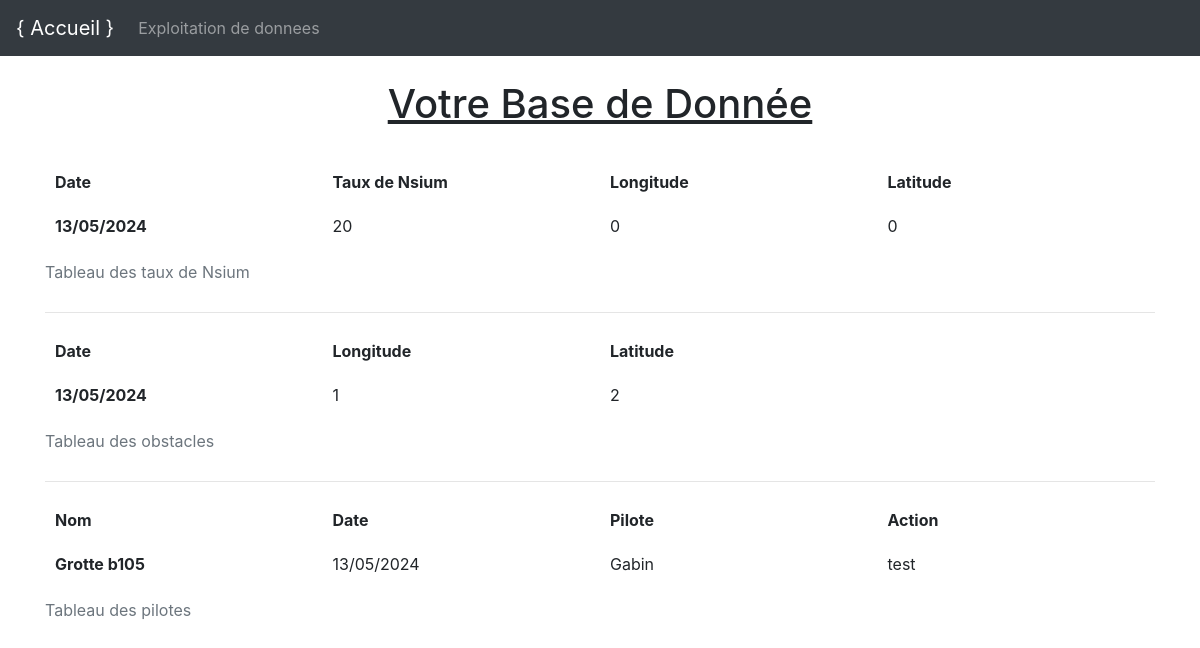
Before: /exploitation_de_donnees with the older database file.
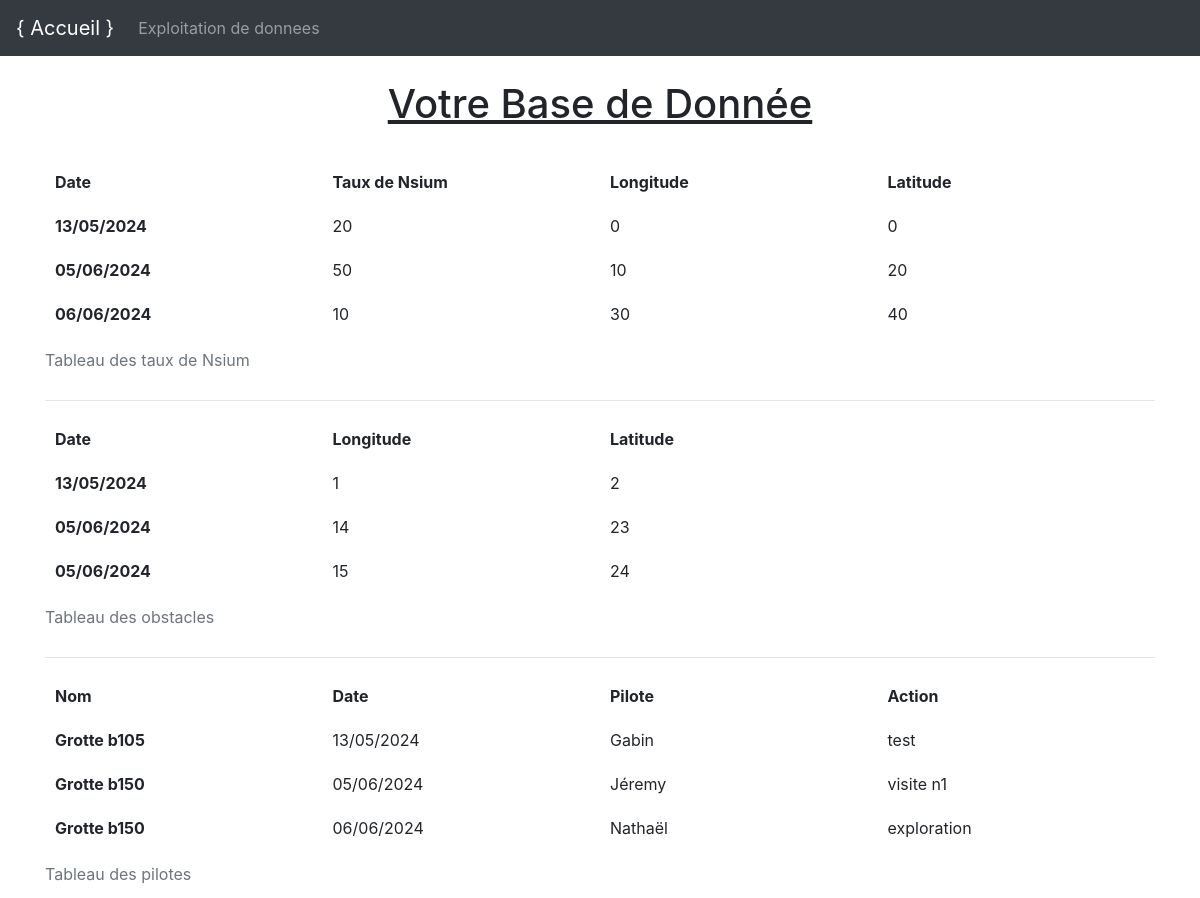
After: the same page with the newer database file.
### tables this page shows
CREATE TABLE "Nsium" (
	"id_nsium"	INTEGER,
	"Date"	TEXT,
	"Taux nsium"	INTEGER,
	"Latitude"	INTEGER,
	"Longitude"	INTEGER,
	"id_recherche"	INTEGER,
	PRIMARY KEY("id_nsium" AUTOINCREMENT)
);

CREATE TABLE "Obstacles" (
	"id_obstacles"	INTEGER,
	"Date"	TEXT,
	"Latitude"	INTEGER,
	"Longitude"	INTEGER,
	"id_recherche"	INTEGER,
	PRIMARY KEY("id_obstacles" AUTOINCREMENT)
);

CREATE TABLE "Recherche" (
	"id_recherche"	INTEGER,
	"Nom"	TEXT,
	"Date"	TEXT,
	"Pilote"	TEXT,
	"Action"	TEXT,
	PRIMARY KEY("id_recherche" AUTOINCREMENT)
);

### web.py (the view)
@app.route("/exploitation_de_donnees")
def exploitation():
    Base1 = bdd.recuperer_task('Nsium')
    Base2 = bdd.recuperer_task('Obstacles')
    Base3 = bdd.recuperer_task('Recherche')
    return render_template(
        "exploitation_de_donnees.html",base_nsium=Base1, base_obstacles=Base2,base_recherche=Base3)

### bdd.py (called while the page is built)
    def recuperer_task(self,base):
        connexion = sqlite3.connect(self.chemin_bdd)
        curseur = connexion.cursor()
        requete_sql = f"""
            SELECT *
            FROM {base};"""
        resultat = curseur.execute(requete_sql)
        donnee = resultat.fetchall()
        connexion.close()
        return donnee

### templates/exploitation_de_donnees.html (shortened to what this page needs)
{% extends "base.html" %}
{% block contenu %}
<!DOCTYPE html>
<html lang="fr">
<head>
    <link rel="stylesheet" href="{{ url_for('static', filename='style.css') }}" />
</head>
<body>
    <h1>Votre Base de Donnée </h1>
    <br>
    <table>
        <caption>
            Tableau des taux de Nsium
        </caption>
        <thead>
            <tr>
                <th scope="col">Date</th>
                <th scope="col">Taux de Nsium</th>
                <th scope="col">Longitude</th>
                <th scope="col">Latitude</th>
            </tr>
        </thead>
        <tbody>
            {% for task in base_nsium %}
            <tr>
                <th scope="row">{{ task[1] }}</th>
                <td>{{ task[2] }}</td>
                <td>{{ task[3] }}</td>
                <td>{{ task[4] }}</td>
            </tr>
            {% endfor %}
        </tbody>
      </table>
      <table>
        <caption>
            Tableau des obstacles
        </caption>
        <hr>
        <thead>
            <tr>
                <th scope="col">Date</th>
                <th scope="col">Longitude</th>
                <th scope="col">Latitude</th>
                <th></th>
            </tr>
        </thead>
        <tbody>
            {% for task in base_obstacles %}
            <tr>
                <th scope="row">{{ task[1] }}</th>
                <td>{{ task[2] }}</td>
                <td>{{ task[3] }}</td>
                <th></th>
            </tr>
            {% endfor %}
        </tbody>
      </table>
      <table>
        <caption>
            Tableau des pilotes
        </caption>
        <hr>
        <thead>
            <tr>
                <th scope="col">Nom</th>
                <th scope="col">Date</th>
                <th scope="col">Pilote</th>
                <th scope="col">Action</th>
            </tr>
        </thead>
        <tbody>
            {% for task in base_recherche %}
            <tr>
                <th scope="row">{{ task[1] }}</th>
                <td>{{ task[2] }}</td>
                <td>{{ task[3] }}</td>
                <td>{{ task[4] }}</td>
            </tr>
            {% endfor %}
            </tbody>
        </table>
</body>
</html>
{% endblock %}

### templates/base.html (shortened to what this page needs)
<!doctype html>
<html lang="fr">
<head>
    <link rel="stylesheet" href="https://stackpath.bootstrapcdn.com/bootstrap/4.4.1/css/bootstrap.min.css">
</head>
<body>
    <nav class="navbar navbar-expand-lg navbar-dark bg-dark">
        <a class="navbar-brand" href="/">{ Accueil }</a>
        <div class="collapse navbar-collapse" id="navbarsExampleDefault">
            <ul class="navbar-nav mr-auto">
                <li class="nav-item">
                    <a class="nav-link" href="/exploitation_de_donnees">Exploitation de donnees</a>
                </li>
            </ul>
        </div>
    </nav>
    <div class="container">
        <br />
        {% block contenu %}
        {% endblock %}
    </div>
</body>
</html>

### static/style.css (style rules this page uses)
h1 { text-align: center; text-decoration: underline; }
table { table-layout: fixed; width: 100%; border-collapse: collapse; }
th, td { padding: 10px; }

Changed rows visible on the page:
added Nsium: Date "05/06/2024", Taux nsium "50", Latitude "10", Longitude "20"
added Nsium: Date "06/06/2024", Taux nsium "10", Latitude "30", Longitude "40"
added Obstacles: Date "05/06/2024", Latitude "14", Longitude "23"
added Obstacles: Date "05/06/2024", Latitude "15", Longitude "24"
added Recherche: Nom "Grotte b150", Date "05/06/2024", Pilote "Jéremy", Action "visite n1"
added Recherche: Nom "Grotte b150", Date "06/06/2024", Pilote "Nathaël", Action "exploration"
